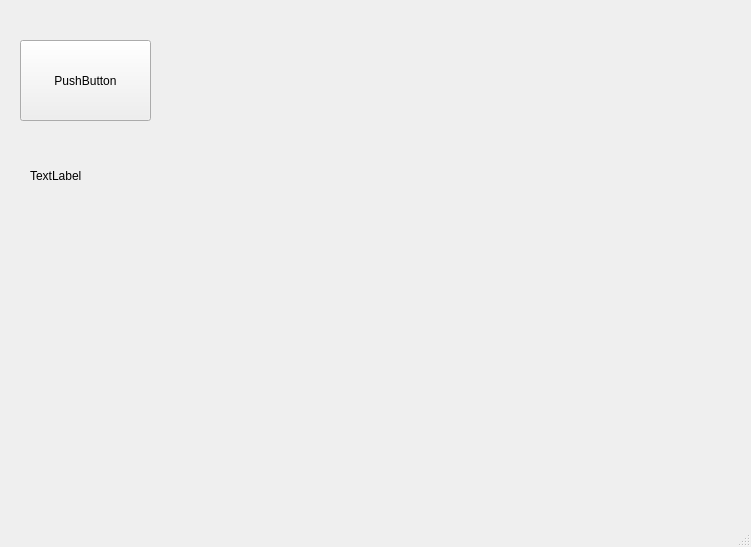
<?xml version="1.0" encoding="UTF-8"?>
<ui version="4.0">
 <class>MainWindow</class>
 <widget class="QMainWindow" name="MainWindow">
  <property name="geometry">
   <rect>
    <x>0</x>
    <y>0</y>
    <width>751</width>
    <height>547</height>
   </rect>
  </property>
  <property name="windowTitle">
   <string>MainWindow</string>
  </property>
  <widget class="QWidget" name="centralwidget">
   <widget class="QPushButton" name="pushButton">
    <property name="geometry">
     <rect>
      <x>20</x>
      <y>40</y>
      <width>131</width>
      <height>81</height>
     </rect>
    </property>
    <property name="text">
     <string>PushButton</string>
    </property>
   </widget>
   <widget class="QLabel" name="label">
    <property name="geometry">
     <rect>
      <x>30</x>
      <y>150</y>
      <width>81</width>
      <height>51</height>
     </rect>
    </property>
    <property name="text">
     <string>TextLabel</string>
    </property>
   </widget>
  </widget>
  <widget class="QMenuBar" name="menubar">
   <property name="geometry">
    <rect>
     <x>0</x>
     <y>0</y>
     <width>751</width>
     <height>21</height>
    </rect>
   </property>
  </widget>
  <widget class="QStatusBar" name="statusbar"/>
 </widget>
 <resources/>
 <connections/>
</ui>
